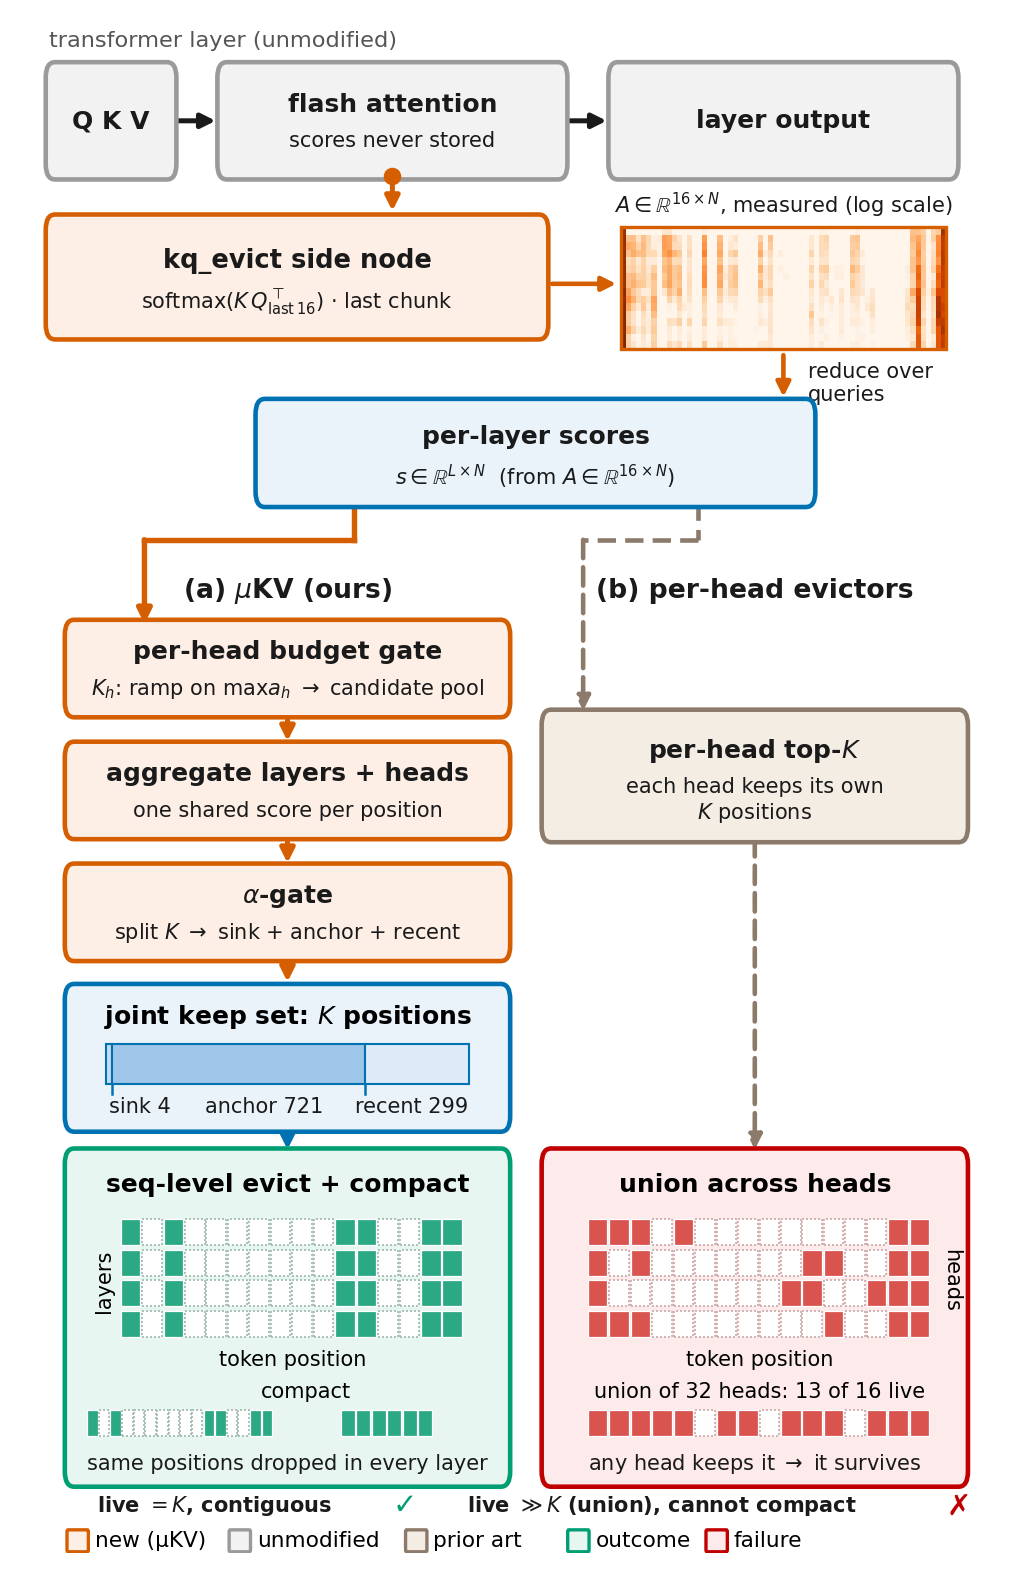

Python code for this plot:
#!/usr/bin/env python3
"""Mechanism figure v5: two-column fork with labeled outcome grids.
Colors: orange = new muKV mechanism, gray = unmodified llama.cpp, tan = prior-art
per-head evictors, green = muKV outcome, red = baseline failure, blue = data
structure. Scoring visualized as a 16xN heatmap (last-16 queries) reduced into
per-layer scores. Outcome grids share row geometry: left rows = layers (same
positions kept in every layer -> compactable), right rows = heads (per-head
keep sets -> union stays live, cannot compact). Evicted cells are light
dashed-outline squares; verdicts in dark ink with check/cross symbols."""
import matplotlib
matplotlib.use('Agg')
import matplotlib.pyplot as plt
import numpy as np
import os
from matplotlib.patches import FancyBboxPatch, FancyArrowPatch, Rectangle

GRAY='#9a9a9a'; GRAYF='#f2f2f2'; INK='#1a1a1a'
OR='#D55E00'; ORF='#fdeee6'; BL='#0072B2'; BLF='#eaf3fa'
GR='#009E73'; GRF='#e8f6f1'; RD='#c00000'; RDF='#fdeaea'
TAN='#8c7a6b'; TANF='#f3ede4'
GRN_CELL='#2ba884'; RED_CELL='#d9534f'
plt.rcParams.update({'font.size': 7, 'font.family': 'sans-serif', 'font.sans-serif': ['DejaVu Sans'],
                     'pdf.fonttype': 42, 'ps.fonttype': 42})
fig, ax = plt.subplots(figsize=(3.4, 5.3), dpi=200)
ax.set_xlim(0, 100); ax.set_ylim(0, 100); ax.axis('off')

def box(x, y, w, h, t, sub='', ec=GRAY, fc='white', fs=6.0, fsub=5.0, lw=1.1,
        tdy=1.1, sdy=-1.3):
    ax.add_patch(FancyBboxPatch((x, y), w, h, boxstyle='round,pad=0.35,rounding_size=1.0',
                                fc=fc, ec=ec, lw=lw, zorder=3))
    dy = tdy if sub else 0
    ax.text(x+w/2, y+h/2+dy, t, ha='center', va='center', fontsize=fs, color=INK,
            fontweight='bold', zorder=4)
    if sub: ax.text(x+w/2, y+h/2+sdy, sub, ha='center', va='center', fontsize=fsub,
                    color=INK, zorder=4)

def varr(x, y1, y2, c=INK, lw=1.2, ls='-'):
    ax.add_patch(FancyArrowPatch((x, y1), (x, y2), arrowstyle='-|>', mutation_scale=7,
                                 lw=lw, color=c, ls=ls, zorder=2, shrinkA=0.3, shrinkB=0.3))

def harr(x1, x2, y, c=INK, lw=1.2, ls='-', ms=7):
    ax.add_patch(FancyArrowPatch((x1, y), (x2, y), arrowstyle='-|>', mutation_scale=ms,
                                 lw=lw, color=c, ls=ls, zorder=2, shrinkA=0.3, shrinkB=0.3))

def elbow(x1, y1, ym, x2, y2, c=INK, lw=1.2, ls='-'):
    ax.plot([x1, x1], [y1, ym], color=c, lw=lw, ls=ls, zorder=2)
    ax.plot([x1, x2], [ym, ym], color=c, lw=lw, ls=ls, zorder=2)
    ax.add_patch(FancyArrowPatch((x2, ym), (x2, y2), arrowstyle='-|>', mutation_scale=7,
                                 lw=lw, color=c, ls=ls, zorder=2, shrinkA=0, shrinkB=0.3))

# ---------------- transformer band (unmodified) ----------------
ax.text(2, 99.3, 'transformer layer (unmodified)', fontsize=5.4, color='#555555', va='center')
box(2, 90.5, 13, 7, 'Q K V', ec=GRAY, fc=GRAYF, fs=6.0)
box(20, 90.5, 36, 7, 'flash attention', 'scores never stored', ec=GRAY, fc=GRAYF)
box(61, 90.5, 36, 7, 'layer output', ec=GRAY, fc=GRAYF)
harr(15.4, 19.6, 94)
harr(56.4, 60.6, 94)

# ---------------- kq_evict side node + attention heatmap ----------------
box(2, 80, 52, 7.5, 'kq_evict side node',
    r'softmax$(K\,Q^{\top}_{\rm last\,16})$ · last chunk', ec=OR, fc=ORF, fs=6.2, sdy=-1.6)
ax.plot([38], [90.4], marker='o', ms=3.2, color=OR, zorder=6)   # tap dot on FA border
varr(38, 90.4, 88.0, c=OR, lw=1.2)

# heatmap: measured attention of 16 consecutive queries over the prompt positions
# (Llama-3.2-1B Q4_K_M, layer 8, head mean; attention_probe capture of a 3049-token
# gov_report prompt, 2026-09-07; positions binned to 64 columns by max so sparse anchors show).
import os
A = np.load(os.path.join(os.path.dirname(os.path.abspath(__file__)), 'data', 'attn_llama1b_layer8_16q_bins64.npy'))
A = np.log10(np.clip(A / A.max(), 1e-3, 1.0)) / 3 + 1   # log scale over three decades, for display
ax.imshow(A, extent=[62, 96, 79, 87], aspect='auto', cmap='Oranges', vmin=0, vmax=1.0,
          origin='upper', interpolation='nearest', zorder=3)
ax.add_patch(Rectangle((62, 79), 34, 8, fc='none', ec=OR, lw=0.8, zorder=4))
ax.text(79, 88.5, r'$A\in\mathbb{R}^{16\times N}$, measured (log scale)', fontsize=5.0,
        ha='center', va='center', color=INK)
harr(54.6, 61.6, 83.3, c=OR, lw=1.1)                            # kq_evict emits A
varr(79, 78.7, 75.8, c=OR, lw=1.1)                              # column-reduce
ax.text(81.6, 76.8, 'reduce over\nqueries', fontsize=5.0, ha='left', va='center', color=INK)

# ---------------- shared per-layer scores (data) ----------------
box(24, 69, 58, 6.4, 'per-layer scores',
    r'$s\in\mathbb{R}^{L\times N}$  (from $A\in\mathbb{R}^{16\times N}$)',
    ec=BL, fc=BLF, fs=6.0, sdy=-1.5)

# ---------------- fork + symmetric column headers ----------------
LXc, RXc = 27, 76
ax.text(LXc, 63.2, r'(a) $\mu$KV (ours)', fontsize=6.4, ha='center', va='center',
        fontweight='bold', color=INK)
ax.text(RXc, 63.2, '(b) per-head evictors', fontsize=6.4, ha='center', va='center',
        fontweight='bold', color=INK)
elbow(34, 69, 66.5, 12, 60.9, c=OR, lw=1.3)
elbow(70, 69, 66.5, 58, 55.2, c=TAN, lw=1.1, ls=(0, (4, 2)))

# ---------------- left column: muKV ----------------
Lx, LW_ = 4, 46
box(Lx, 55.2, LW_, 5.7, 'per-head budget gate',
    r'$K_h$: ramp on $\max a_h$ $\to$ candidate pool', ec=OR, fc=ORF)
box(Lx, 47.2, LW_, 5.7, 'aggregate layers + heads',
    'one shared score per position', ec=OR, fc=ORF)
box(Lx, 39.2, LW_, 5.7, r'$\alpha$-gate',
    r'split $K$ $\to$ sink + anchor + recent', ec=OR, fc=ORF)
varr(LXc, 55.2, 53.2, c=OR)
varr(LXc, 47.2, 45.2, c=OR)
varr(LXc, 39.2, 37.4, c=OR)

# keep-set strip (data) with labeled partition
ax.add_patch(FancyBboxPatch((Lx, 28), LW_, 9, boxstyle='round,pad=0.35,rounding_size=1.0',
                            fc=BLF, ec=BL, lw=1.1, zorder=3))
ax.text(LXc, 35.2, r'joint keep set: $K$ positions', ha='center', va='center',
        fontsize=6.0, fontweight='bold', zorder=4)
# strip proportional to the measured K=1024 split on Llama-3.2-1B (Table 1 cell): 4 sinks, 721 anchors, 299 recent
ax.add_patch(Rectangle((8, 30.8), 0.6, 2.6, fc='#c7dcef', ec=BL, lw=0.5, zorder=4))
ax.add_patch(Rectangle((8.6, 30.8), 26.5, 2.6, fc='#9ec6e8', ec=BL, lw=0.5, zorder=4))
ax.add_patch(Rectangle((35.1, 30.8), 10.9, 2.6, fc='#dcebf7', ec=BL, lw=0.5, zorder=4))
for xd in (8.6, 35.1):
    ax.plot([xd, xd], [30.1, 30.8], color=BL, lw=0.6, zorder=4)
ax.text(8.3, 29.3, 'sink 4', fontsize=5.0, ha='left', va='center', color=INK, zorder=5)
ax.text(24.5, 29.3, 'anchor 721', fontsize=5.0, ha='center', va='center',
        color=INK, zorder=5)
ax.text(46.0, 29.3, 'recent 299', fontsize=5.0, ha='right', va='center', color=INK, zorder=5)
varr(LXc, 28, 26.4, c=BL)

# ---------------- right column: prior-art per-head evictors (tan) ----------------
Rx, RW = 54, 44
box(Rx, 47, RW, 8, r'per-head top-$K$',
    'each head keeps its own\n$K$ positions', ec=TAN, fc=TANF, tdy=1.7, sdy=-1.6)
varr(RXc, 47, 26.4, c=TAN, ls=(0, (4, 2)), lw=1.1)

# ---------------- outcome grids (row-aligned) ----------------
# keep sets from the measured capture (see data/mech_keepsets.json): 16 position bins of the
# 3049-token prompt, last 16 queries, Llama-3.2-1B layer 8. Joint = top-6 bins of the mean over
# layers and heads (applied to every layer); per-head = each head's own top-6 bins; union = over all 32 heads.
_D = os.path.join(os.path.dirname(os.path.abspath(__file__)), 'data')
_JOINT = np.load(os.path.join(_D, 'mech_joint_keep_16bins.npy'))
_PERHEAD = np.load(os.path.join(_D, 'mech_perhead_keep_layer8_16bins.npy'))
KEEP = [i for i in range(16) if _JOINT[i]]
NB = 16
GY = [20.2, 18.2, 16.2, 14.2]          # shared row baselines (grid rows)
CW, CH, PITCH = 2.05, 1.7, 2.25

def cell(x, y, kept, kc, ec_ev):
    if kept:
        ax.add_patch(Rectangle((x, y), CW, CH, fc=kc, ec='white', lw=0.3, zorder=4))
    else:
        ax.add_patch(Rectangle((x, y), CW, CH, fc='white', ec=ec_ev, lw=0.4,
                               ls=(0, (1.2, 1.2)), zorder=4))

# left container: muKV outcome (green)
ax.add_patch(FancyBboxPatch((Lx, 4.7), LW_, 21.5, boxstyle='round,pad=0.35,rounding_size=1.0',
                            fc=GRF, ec=GR, lw=1.1, zorder=3))
ax.text(LXc, 24.2, 'seq-level evict + compact', ha='center', va='center', fontsize=6.0,
        fontweight='bold', zorder=4)
for r, gy in enumerate(GY):
    for c in range(NB):
        cell(9.5 + c*PITCH, gy, c in KEEP, GRN_CELL, '#9fb8ae')
ax.text(7.8, 17.9, 'layers', fontsize=5.0, rotation=90, ha='center', va='center', zorder=4)
ax.text(27.5, 12.7, 'token position', fontsize=5.0, ha='center', va='center', zorder=4)
# compaction: scattered kept cells -> compact -> contiguous strip
for c in range(NB):
    x = 6 + c*1.22
    if c in KEEP:
        ax.add_patch(Rectangle((x, 7.7), 1.1, CH, fc=GRN_CELL, ec='white', lw=0.3, zorder=4))
    else:
        ax.add_patch(Rectangle((x, 7.7), 1.1, CH, fc='white', ec='#9fb8ae', lw=0.4,
                               ls=(0, (1.2, 1.2)), zorder=4))
harr(26.3, 31.6, 8.55, c=GR, lw=1.2, ms=6)
ax.text(28.9, 10.6, 'compact', fontsize=5.0, ha='center', va='center', zorder=4)
for i in range(len(KEEP)):
    ax.add_patch(Rectangle((32.6 + i*1.62, 7.7), 1.45, CH, fc=GRN_CELL, ec='white',
                           lw=0.3, zorder=4))
ax.text(27, 5.9, 'same positions dropped in every layer', fontsize=5.0, ha='center',
        va='center', color=INK, zorder=4)

# right container: baseline failure (red)
ax.add_patch(FancyBboxPatch((Rx, 4.7), RW, 21.5, boxstyle='round,pad=0.35,rounding_size=1.0',
                            fc=RDF, ec=RD, lw=1.1, zorder=3))
ax.text(RXc, 24.2, 'union across heads', ha='center', va='center', fontsize=6.0,
        fontweight='bold', zorder=4)
SHOW_HEADS = [0, 4, 16, 24]
PICKS = [[c for c in range(NB) if _PERHEAD[h, c]] for h in SHOW_HEADS]
for r, gy in enumerate(GY):
    for c in range(NB):
        cell(58.5 + c*PITCH, gy, c in PICKS[r], RED_CELL, '#c9a9a9')
ax.text(96.6, 17.9, 'heads', fontsize=5.0, rotation=270, ha='center', va='center', zorder=4)
ax.text(76.5, 12.7, 'token position', fontsize=5.0, ha='center', va='center', zorder=4)
# live set = union of all heads (only col 8 ever dies) -> long, gappy, not compactable
UNION = [c for c in range(NB) if _PERHEAD[:, c].any()]   # union over all 32 heads
for c in range(NB):
    cell(58.5 + c*PITCH, 7.7, c in UNION, RED_CELL, '#c9a9a9')
ax.text(76.5, 10.6, f'union of 32 heads: {len(UNION)} of {NB} live', fontsize=5.0, ha='center', va='center', zorder=4)
ax.text(76, 5.9, r'any head keeps it $\to$ it survives', fontsize=5.0, ha='center',
        va='center', color=INK, zorder=4)

# ---------------- verdicts (dark ink, grayscale-safe symbols) ----------------
ax.text(7, 3.1, r'live $= K$, contiguous', fontsize=5.0, ha='left', va='center',
        color=INK, fontweight='bold')      # measured width 29.8 -> ends x 36.8
ax.text(39.3, 3.1, '✓', fontsize=7, ha='center', va='center', color=GR, fontweight='bold')
ax.text(45.8, 3.1, r'live $\gg K$ (union), cannot compact', fontsize=5.0, ha='left',
        va='center', color=INK, fontweight='bold')  # measured width 49.3 -> ends x 95.1
ax.text(97.4, 3.1, '✗', fontsize=7, ha='center', va='center', color=RD, fontweight='bold')

# ---------------- legend row ----------------
def sw(x, fc, ec):
    ax.add_patch(FancyBboxPatch((x, 0.2), 2.0, 1.2, boxstyle='round,pad=0.12',
                                fc=fc, ec=ec, lw=0.8))
sw(4, ORF, OR);      ax.text(6.8, 0.8, 'new (μKV)', fontsize=5.2, va='center')
sw(21, GRAYF, GRAY); ax.text(23.8, 0.8, 'unmodified', fontsize=5.2, va='center')
sw(39.5, TANF, TAN); ax.text(42.3, 0.8, 'prior art', fontsize=5.2, va='center')
sw(56.5, GRF, GR);   ax.text(59.3, 0.8, 'outcome', fontsize=5.2, va='center')
sw(71, RDF, RD);     ax.text(73.8, 0.8, 'failure', fontsize=5.2, va='center')

fig.tight_layout()
out='/home/mislam22/EndurKV_workspace/EndurKV/figures/master_tables/figures/fig_mechanism'
fig.savefig(out+'.png', bbox_inches='tight', dpi=300)
fig.savefig(out+'.pdf', bbox_inches='tight')
print('saved', out)
